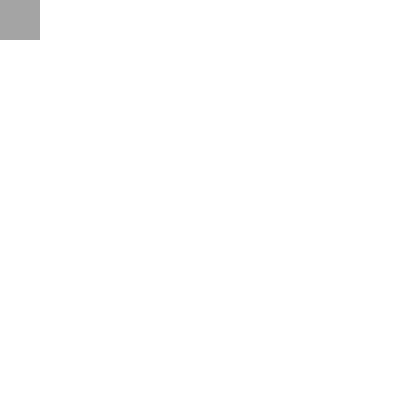
Frame 1 (no input)
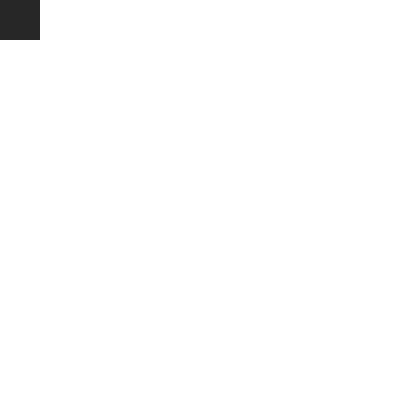
Frame 60 (the mouse pressed at the canvas centre just before this capture)
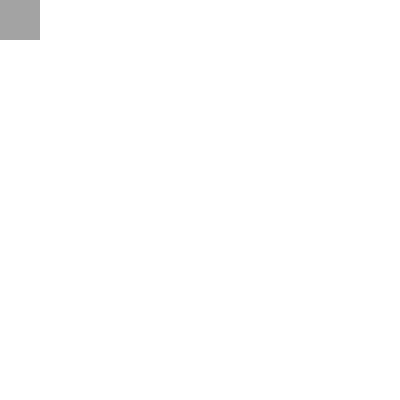
Frame 120 (the mouse held since frame 60 and released just before this capture)

The Processing sketch that drew these frames (run headless with seeded random() and noise(); from frame 60 on, the mouse is pressed at the canvas centre):

// Processing sketch: grid_array_01
// ── grid_array_01.pde
/*
Costruzione della griglia utilizzando
gli array bidimensionali

1 - Scrittura della classe e disegno del singolo elemento

*/

Cella griglia;

void setup(){
  size(400,400);
  background(255);
}

void draw(){
  
  griglia = new Cella(0,0,40,40);
  griglia.mostra();
}

/*
Classe Cella
*/
class Cella {

  /*Variabili*/
  float x,y,w,h;
  
  /*Costruttore*/
  Cella(float xpos, float ypos, float larghezza, float altezza){
  
      x = xpos;
      y = ypos;
      w = larghezza;
      h = altezza;
  }
  
  /*Metodo per mostrare il singolo elemento*/
  void mostra(){
    fill(random(255));
    noStroke();
    //ellipseMode(CENTER);
    //rectMode(CENTER);
    rect(x,y,w,h);
    //ellipse(x,y,w,h);
  }
}
